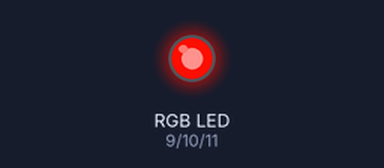
Bench run of a sketch on a simulated Arduino Uno, built with avr-gcc and run on an emulated ATmega328P. Shown: an RGB LED mixed from three pins (HIGH = lit). Dim RGB values are drawn brighter than linear; random numbers use the default seed unless the sketch sets one.

Above: at 0.15 s.
At 4.19 s:
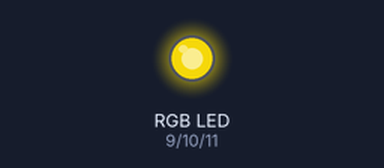
At 8.67 s:
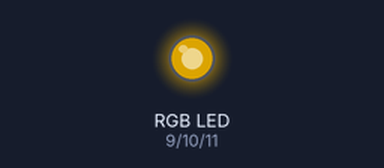
At 17.44 s:
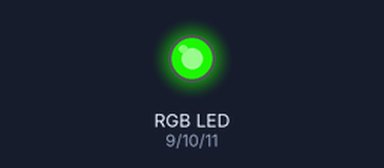
At 30.18 s:
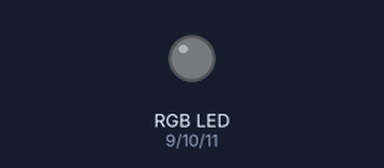
At 39.55 s:
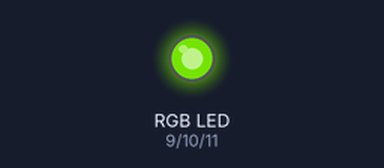
Timing chart, 0 to 40.0 s (numbered marks = the images above):
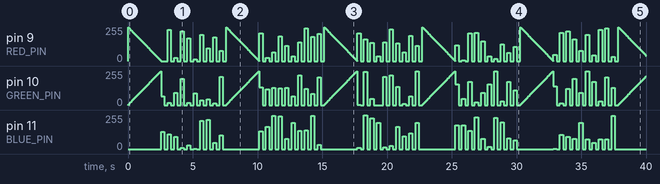

The sketch:

06B_RGBLedRainbowCathode.ino
```cpp
/*
 * Author: Iwan
 * Project: 06B RGB Led Rainbow Cathode
 * Learning Objective: Introduction to 'for' loops and 'random' functions.
 */

#define RED_PIN 9
#define GREEN_PIN 10
#define BLUE_PIN 11

int timer = 10;

void setup() {
  pinMode(RED_PIN, OUTPUT);
  pinMode(GREEN_PIN, OUTPUT);
  pinMode(BLUE_PIN, OUTPUT);

  // randomSeed 'stirs' the random number generator using
  // electrical noise from an empty analog pin (A0).
  randomSeed(analogRead(0));
}

void loop() {
  // --- PHASE 1: RAINBOW (Automatic fade) ---
  // The 'for' loop repeats the code 256 times automatically.
  for (int i = 0; i <= 255; i++) {
    analogWrite(RED_PIN, 255 - i);
    analogWrite(GREEN_PIN, i);
    analogWrite(BLUE_PIN, 0);
    delay(timer);
  }

  // (Other color transitions follow the same 'for' logic)

  // --- PHASE 2: RANDOM STROBE (5 Seconds) ---
  // This loop runs 10 times. Each cycle is 500ms (250 ON + 250 OFF).
  // Total: 10 * 500ms = 5000ms = 5 Seconds.
  for (int count = 0; count < 10; count++) {
    // random(0, 256) picks a number between 0 and 255.
    analogWrite(RED_PIN, random(0, 256));
    analogWrite(GREEN_PIN, random(0, 256));
    analogWrite(BLUE_PIN, random(0, 256));
    delay(250);

    // Turn all OFF for the flashing effect
    analogWrite(RED_PIN, 0);
    analogWrite(GREEN_PIN, 0);
    analogWrite(BLUE_PIN, 0);
    delay(250);
  }
}
```

Measured:
- by itself, pin 11 (BLUE_PIN): 0/255 → 130/255 at 2.6 s, → 0/255 0.25 s later, → 112/255 0.25 s later, → 0/255 0.25 s later, … (100 changes in this stretch)
